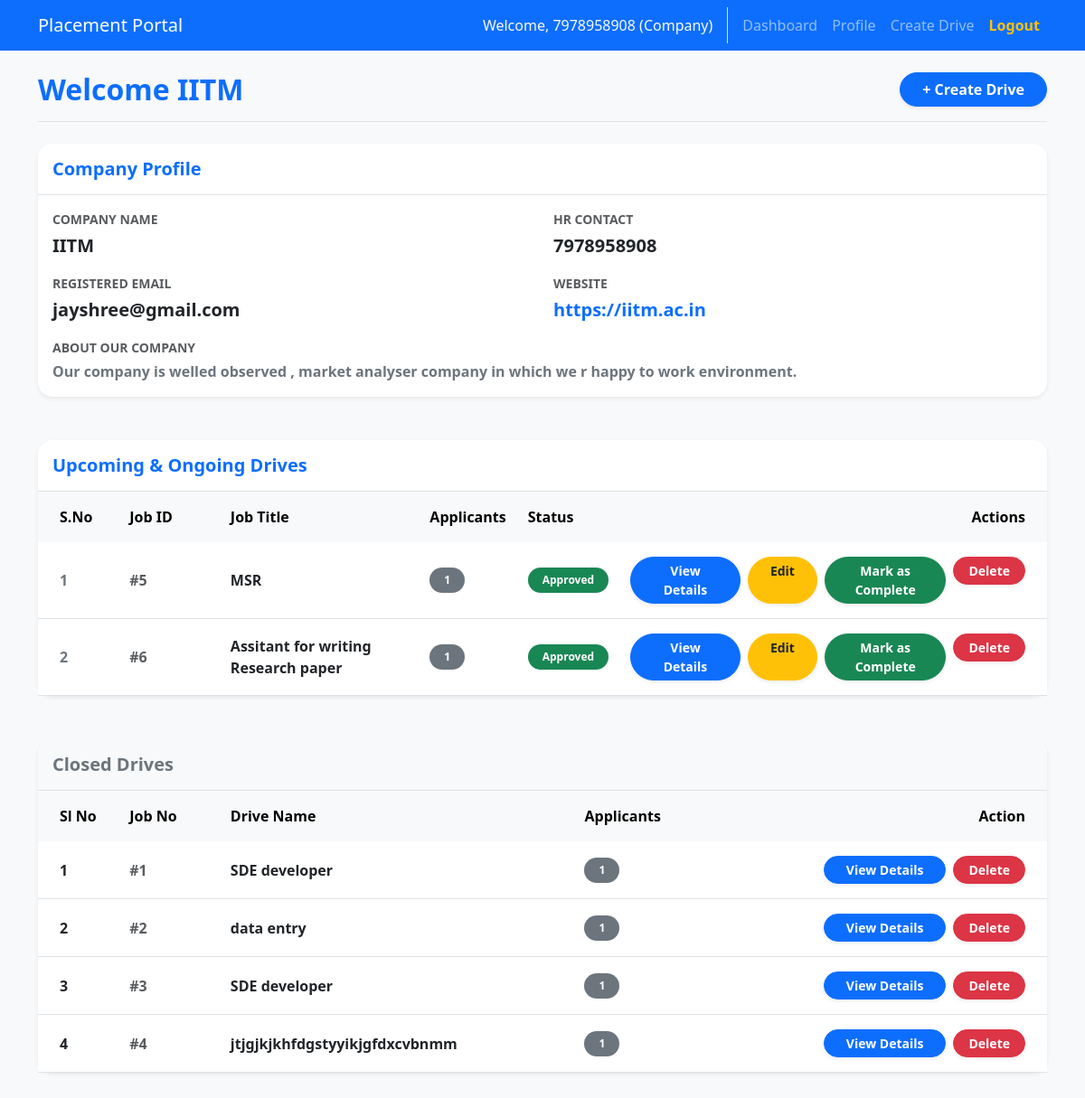
Screenshot of /company/dashboard (signed in) with the database file from the repository.
### app.py (models this page shows)
class UserMixin:
    is_authenticated = True

class User(db.Model, UserMixin):
    id = db.Column(db.Integer, primary_key=True)
    name = db.Column(db.String(100), nullable=False)
    email = db.Column(db.String(120), unique=True, nullable=False)
    password = db.Column(db.String(200), nullable=False)
    role = db.Column(db.String(20), nullable=False)
    is_active = db.Column(db.Boolean, default=True)

class CompanyProfile(db.Model):
    id = db.Column(db.Integer, primary_key=True)
    user_id = db.Column(db.Integer, db.ForeignKey('user.id'), nullable=False)
    company_name = db.Column(db.String(100), nullable=False)
    hr_contact = db.Column(db.String(100))
    contact_email = db.Column(db.String(120))
    contact_number = db.Column(db.String(50))
    hr_contact_number = db.Column(db.String(50))
    linkedin_id = db.Column(db.String(100))
    website = db.Column(db.String(200))
    about = db.Column(db.Text)
    approval_status = db.Column(db.String(20), default='Pending')
    user = db.relationship('User', backref=db.backref('company_profile', uselist=False, cascade='all, delete-orphan'))

class PlacementDrive(db.Model):
    id = db.Column(db.Integer, primary_key=True)
    salary = db.Column(db.Integer, default="Not to Disclose")
    location = db.Column(db.String(100),default="Remote")
    job_type = db.Column(db.String(50),default="Full-time")
    experience = db.Column(db.String(50),default="Fresher")
    company_user_id = db.Column(db.Integer, db.ForeignKey('user.id'), nullable=False)
    job_title = db.Column(db.String(100), nullable=False)
    description = db.Column(db.Text, nullable=False)
    eligibility = db.Column(db.String(200), nullable=False)
    deadline = db.Column(db.DateTime, nullable=False)
    status = db.Column(db.String(20), default='Pending')
    company = db.relationship('User', backref=db.backref('drives', cascade='all, delete-orphan'))

### app.py (the view)
@app.route('/company/dashboard')
@login_required
@company_required
def company_dashboard():
    if current_user.company_profile.approval_status != 'Approved':
        flash('Your company is not approved yet.', 'warning')
        return render_template('company_dashboard.html', approved=False)
    upcoming_drives = PlacementDrive.query.filter(
        PlacementDrive.company_user_id == current_user.id,
        PlacementDrive.status.in_(['Approved', 'Ongoing', 'Pending'])
    ).all()
    closed_drives = PlacementDrive.query.filter_by(
        company_user_id=current_user.id, status='Closed'
    ).all()
    return render_template('company_dashboard.html',
                           approved=True,
                           upcoming_drives=upcoming_drives,
                           closed_drives=closed_drives)

### app.py (called while the page is built)
def get_current_user():
    if hasattr(g, 'user'): return g.user
    path = request.path
    role = None
    if path.startswith('/admin'): role = 'admin'
    elif path.startswith('/company'): role = 'company'
    elif path.startswith('/student'): role = 'student'
    if not role: role = session.get('active_role')
    user_id = session.get(f'{role}_id') if role else None
    if user_id:
        user = User.query.get(user_id)
        if user:
            g.user = user
            return user
    return DummyAnonymousUser()

def login_required(f):
    from functools import wraps
    @wraps(f)
    def decorated_function(*args, **kwargs):
        if not current_user.is_authenticated:
            flash('Please log in to continue.', 'warning')
            return redirect(url_for('login'))
        return f(*args, **kwargs)
    return decorated_function

@app.context_processor
def inject_user():
    return dict(current_user=current_user)

def company_required(f):
    from functools import wraps
    @wraps(f)
    def decorated_function(*args, **kwargs):
        if not current_user.is_authenticated:
            flash('Please log in to continue.', 'warning')
            return redirect(url_for('login'))
        if current_user.role != 'company':
            flash(f'Access Denied. You are currently logged in as a {current_user.role}.', 'danger')
            if current_user.role == 'admin': return redirect(url_for('admin_dashboard'))
            elif current_user.role == 'student': return redirect(url_for('student_dashboard'))
            return redirect(url_for('index'))
        return f(*args, **kwargs)
    return decorated_function

@app.before_request
def check_active():
    if current_user.is_authenticated and not current_user.is_active:
        logout_user()
        flash('Your account has been blacklisted or deactivated.', 'danger')
        return redirect(url_for('login'))

### templates/company_dashboard.html (shortened to what this page needs)
{% extends "base.html" %}
{% block content %}
<div class="d-flex justify-content-between align-items-center mb-4 pb-3 border-bottom">
    <h2 class="text-primary fw-bold mb-0">Welcome {{ current_user.company_profile.company_name }}</h2>
    <div class="d-flex gap-2">
        <a href="{{ url_for('create_drive') }}" class="btn btn-primary fw-semibold rounded-pill px-4 shadow-sm">+ Create
            Drive</a>
    </div>
</div>
{% if not approved %}
<div class="alert alert-warning shadow-sm border-0 rounded-4 p-4 text-center">
    <h4 class="mb-0"><strong class="me-2">Pending Approval:</strong> Your account is currently under review by the
        administrator. Wait for approval before utilizing features.</h4>
</div>
{% else %}
<div class="card shadow-sm border-0 mb-5 rounded-4">
    <div class="card-header bg-white py-3 border-bottom rounded-top-4">
        <h5 class="mb-0 text-primary fw-bold">Company Profile</h5>
    </div>
    <div class="card-body">
        <div class="row">
            <div class="col-md-6 mb-3 text-start">
                <p class="mb-1 text-muted small text-uppercase fw-bold">Company Name</p>
                <p class="mb-0 fw-semibold fs-5">{{ current_user.company_profile.company_name }}</p>
            </div>
            <div class="col-md-6 mb-3 text-start">
                <p class="mb-1 text-muted small text-uppercase fw-bold">HR Contact</p>
                <p class="mb-0 fw-semibold fs-5">{{ current_user.company_profile.hr_contact or 'N/A' }}</p>
            </div>
            <div class="col-md-6 mb-3 mb-md-0 text-start">
                <p class="mb-1 text-muted small text-uppercase fw-bold">Registered Email</p>
                <p class="mb-0 fw-semibold fs-5">{{ current_user.email }}</p>
            </div>
            <div class="col-md-6 mb-3 text-start">
                <p class="mb-1 text-muted small text-uppercase fw-bold">Website</p>
                <p class="mb-0 fw-semibold fs-5">
                    {% if current_user.company_profile.website %}
                    <a href="{{ current_user.company_profile.website }}" class="text-decoration-none" target="_blank">{{
                        current_user.company_profile.website }}</a>
                    {% else %}
                    N/A
                    {% endif %}
                </p>
            </div>
            <div class="col-12 text-start">
                <p class="mb-1 text-muted small text-uppercase fw-bold">About Our Company</p>
                <p class="mb-0 fw-semibold fs-6 text-secondary">{{ current_user.company_profile.about or 'No description provided.' }}</p>
            </div>
        </div>
    </div>
</div>
<div class="card shadow-sm border-0 mb-5 rounded-4">
    <div class="card-header bg-white py-3 border-bottom rounded-top-4">
        <h5 class="mb-0 text-primary fw-bold">Upcoming & Ongoing Drives</h5>
    </div>
    <div class="card-body p-0">
        <div class="table-responsive">
            <table class="table table-hover table-borderless align-middle mb-0">
                <thead class="table-light text-muted">
                    <tr>
                        <th class="ps-4" width="8%">S.No</th>
                        <th width="10%">Job ID</th>
                        <th>Job Title</th>
                        <th>Applicants</th>
                        <th>Status</th>
                        <th class="pe-4 text-end">Actions</th>
                    </tr>
                </thead>
                <tbody>
                    {% for drive in upcoming_drives %}
                    <tr class="border-bottom">
                        <td class="ps-4 fw-semibold text-secondary">{{ loop.index }}</td>
                        <td class="fw-semibold text-muted">#{{ drive.id }}</td>
                        <td class="fw-bold text-dark">{{ drive.job_title }}</td>
                        <td>
                            <span class="badge bg-secondary rounded-pill px-3 py-2">{{ drive.applications|length }}</span>
                        </td>
                        <td>
                            {% if drive.status == 'Approved' %}
                            <span class="badge bg-success rounded-pill px-3 py-2">Approved</span>
                            {% elif drive.status == 'Pending' %}
                            <span class="badge bg-warning text-dark rounded-pill px-3 py-2">Pending</span>
                            {% elif drive.status == 'Ongoing' %}
                            <span class="badge bg-info text-dark rounded-pill px-3 py-2">Ongoing</span>
                            {% endif %}
                        </td>
                        <td class="pe-4 text-end">
                            <div class="d-flex justify-content-end gap-2">
                                <a href="{{ url_for('company_applications', drive_id=drive.id) }}"
                                    class="btn btn-sm btn-primary fw-semibold rounded-pill shadow-sm px-4">View
                                    Details</a>
                                <a href="{{ url_for('edit_drive', drive_id=drive.id) }}"
                                    class="btn btn-sm btn-warning text-dark fw-semibold rounded-pill shadow-sm px-4">Edit</a>
                                {% if drive.status == 'Approved' or drive.status == 'Ongoing' %}
                                <form action="{{ url_for('mark_complete', drive_id=drive.id) }}" method="POST"
                                    class="m-0" onsubmit="return confirm('Mark this drive as completed?');">
                                    <button type="submit"
                                        class="btn btn-sm btn-success fw-semibold rounded-pill shadow-sm px-3">Mark as
                                        Complete</button>
                                </form>
                                {% endif %}
                                <form action="{{ url_for('delete_drive', drive_id=drive.id) }}" method="POST"
                                    class="m-0"
                                    onsubmit="return confirm('Are you sure you want to delete this drive? This action cannot be undone.');">
                                    <button type="submit"
                                        class="btn btn-sm btn-danger fw-semibold rounded-pill shadow-sm px-3">Delete</button>
                                </form>
                            </div>
                        </td>
                    </tr>
                    {% else %}
                    <tr>
                        <td colspan="5" class="text-center py-5 text-muted">No upcoming or pending drives found. Create
                            your first drive!</td>
                    </tr>
                    {% endfor %}
                </tbody>
            </table>
        </div>
    </div>
</div>
<div class="card shadow-sm border-0 mb-5 rounded-4">
    <div class="card-header bg-light py-3 border-bottom rounded-top-4">
        <h5 class="mb-0 text-secondary fw-bold">Closed Drives</h5>
    </div>
    <div class="card-body p-0">
        <div class="table-responsive">
            <table class="table table-hover table-borderless align-middle mb-0">
                <thead class="table-light text-muted">
                    <tr>
                        <th class="ps-4" width="8%">Sl No</th>
                        <th width="10%">Job No</th>
                        <th>Drive Name</th>
                        <th>Applicants</th>
                        <th class="pe-4 text-end">Action</th>
                    </tr>
                </thead>
                <tbody>
                    {% for drive in closed_drives %}
                    <tr class="border-bottom text-muted">
                        <td class="ps-4 fw-semibold">{{ loop.index }}</td>
                        <td class="fw-semibold text-muted">#{{ drive.id }}</td>
                        <td class="fw-semibold">{{ drive.job_title }}</td>
                        <td>
                            <span class="badge bg-secondary rounded-pill px-3 py-2">{{ drive.applications|length }}</span>
                        </td>
                        <td class="pe-4 text-end">
                            <div class="d-flex justify-content-end gap-2">
                                <a href="{{ url_for('company_applications', drive_id=drive.id) }}"
                                    class="btn btn-sm btn-primary fw-semibold rounded-pill shadow-sm px-4">View Details</a>
                                <form action="{{ url_for('delete_drive', drive_id=drive.id) }}" method="POST"
                                    class="m-0"
                                    onsubmit="return confirm('Are you sure you want to delete this drive? This action cannot be undone.');">
                                    <button type="submit"
                                        class="btn btn-sm btn-danger fw-semibold rounded-pill shadow-sm px-3">Delete</button>
                                </form>
                            </div>
                        </td>
                    </tr>
                    {% else %}
                    <tr>
                        <td colspan="4" class="text-center py-4 text-muted">No closed drives found.</td>
                    </tr>
                    {% endfor %}
                </tbody>
            </table>
        </div>
    </div>
</div>
{% endif %}
{% endblock %}

### templates/base.html (shortened to what this page needs)
<!DOCTYPE html>
<html lang="en">
<head>
    <link href="https://cdn.jsdelivr.net/npm/bootstrap@5.3.0/dist/css/bootstrap.min.css" rel="stylesheet">
    <link rel="stylesheet" href="{{ url_for('static', filename='style.css') }}">
</head>
<body>
    <nav class="navbar navbar-expand-lg navbar-dark bg-primary">
        <div class="container">
            <a class="navbar-brand" href="{{ url_for('index') }}">Placement Portal</a>
            <div class="collapse navbar-collapse" id="navbarNav">
                <ul class="navbar-nav ms-auto">
                    {% if current_user.is_authenticated %}
                        <li class="nav-item">
                            <span class="nav-link text-light border-end me-2 pe-3">Welcome, {{ current_user.name }} ({{ current_user.role|capitalize }})</span>
                        </li>
                        {% if current_user.role == 'admin' %}
                        <li class="nav-item"><a class="nav-link" href="{{ url_for('admin_dashboard') }}">Dashboard</a></li>
                        <li class="nav-item"><a class="nav-link" href="{{ url_for('admin_view_applications') }}">Applications</a></li>
                        {% elif current_user.role == 'company' %}
                        <li class="nav-item"><a class="nav-link" href="{{ url_for('company_dashboard') }}">Dashboard</a></li>
                        <li class="nav-item"><a class="nav-link" href="{{ url_for('company_profile') }}">Profile</a></li>
                        <li class="nav-item"><a class="nav-link" href="{{ url_for('create_drive') }}">Create Drive</a></li>
                        {% elif current_user.role == 'student' %}
                        <li class="nav-item"><a class="nav-link" href="{{ url_for('student_dashboard') }}">Dashboard</a></li>
                        <li class="nav-item"><a class="nav-link" href="{{ url_for('student_profile') }}">Profile</a></li>
                        <li class="nav-item"><a class="nav-link" href="{{ url_for('student_history') }}">History</a></li>
                        {% endif %}
                        <li class="nav-item"><a class="nav-link fw-bold text-warning" href="{{ url_for('logout') }}">Logout</a></li>
                    {% endif %}
                </ul>
            </div>
        </div>
    </nav>
    <div class="container mt-4 mb-5 pb-5">
        {% block content %}{% endblock %}
    </div>
</body>
</html>

### static/style.css (style rules this page uses)
body { background-color: #f8f9fa; font-family: 'Segoe UI', Tahoma, Geneva, Verdana, sans-serif; }
.card { transition: transform 0.2s ease-in-out, box-shadow 0.2s ease-in-out; }
.table > :not(caption) > * > * { padding: 1rem 0.75rem; }

### rows the page displays
User: name "7978958908", role "Company", email "jayshree@gmail.com"
CompanyProfile: company_profile.company_name "IITM", company_profile "7978958908", company_profile.website "https://iitm.ac.in", company_profile "Our company is welled observed , market analyser company in which we r happy to work environment."
PlacementDrive: id "5", job_title "MSR", applications|length "1", status "Approved"
PlacementDrive: id "6", job_title "Assitant for writing Research paper", applications|length "1", status "Approved"
PlacementDrive: id "1", job_title "SDE developer", applications|length "1"
PlacementDrive: id "2", job_title "data entry", applications|length "1"
PlacementDrive: id "3", job_title "SDE developer", applications|length "1"
PlacementDrive: id "4", job_title "jtjgjkjkhfdgstyyikjgfdxcvbnmm", applications|length "1"
